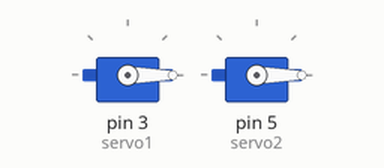
Simulated run of this sketch. Board: Arduino Uno, built with avr-gcc and run on an emulated ATmega328P. Parts: 2 × servo.

Above: at 0.05 s.
At 4.0 s:
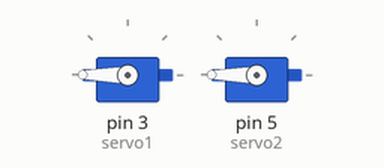
Timing chart, 0 to 5.2 s (numbered marks = the images above):
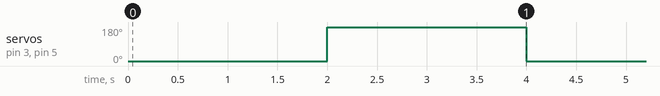

The sketch:

Codigo_Servo1_Servo2.ino
```cpp
#include <Servo.h>
Servo servo1;
Servo servo2;

void setup() {
  servo1. attach(3);
  servo2.attach(5);
}

void loop() {
servo1.write(0);
servo2.write(0);
delay(2000);
servo1.write(180);
servo2.write(180);
delay(2000);
}
```

Measured:
- by itself, servo on pin 3 (servo1), servo on pin 5 (servo2): alternates 180° for 2.0 s and 0° for 2.0 s
